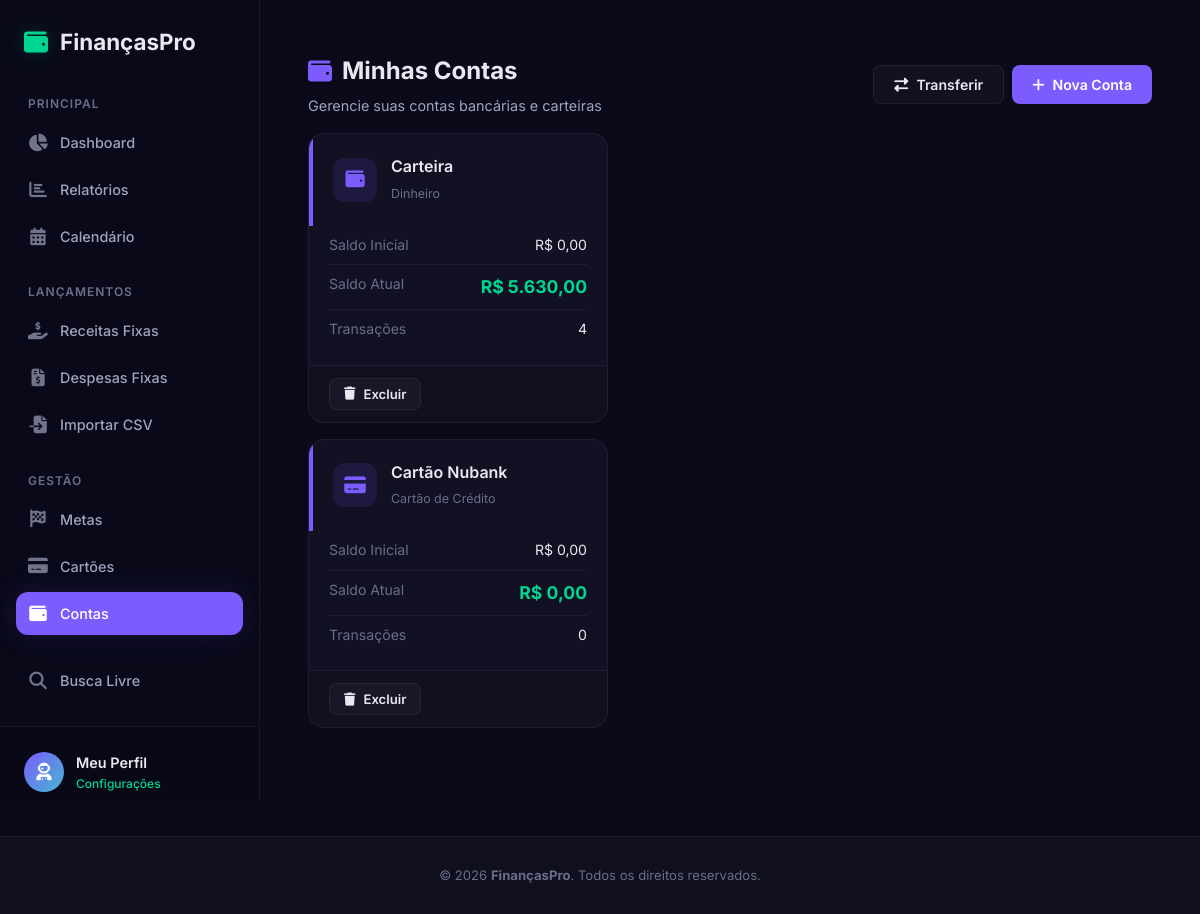
Screenshot of /contas with the database file from the repository.
### app.py (models this page shows, shortened)
class Conta(db.Model):
    id = db.Column(db.Integer, primary_key=True)
    nome = db.Column(db.String(100), nullable=False)
    tipo = db.Column(db.String(30), nullable=False)  # corrente, poupanca, cartao, dinheiro, investimento
    saldo_inicial = db.Column(db.Float, default=0.0)
    cor = db.Column(db.String(7), default='#7c5cfc')
    icone = db.Column(db.String(30), default='fa-wallet')
    ativo = db.Column(db.Boolean, default=True)
    usuario_id = db.Column(db.Integer, db.ForeignKey('usuario.id'), nullable=False)
    transacoes = db.relationship('Transacao', backref='conta', lazy=True)
    transacoes_fixas = db.relationship('TransacaoFixa', backref='conta', lazy=True)
    @property
    def saldo_atual(self):
        receitas = sum(t.valor for t in self.transacoes if t.tipo == 'receita')
        despesas = sum(t.valor for t in self.transacoes if t.tipo == 'despesa')
        return self.saldo_inicial + receitas - despesas
    @property
    def tipo_label(self):
        labels = {
            'corrente': 'Conta Corrente',
            'poupanca': 'Poupança',
            'cartao': 'Cartão de Crédito',
            'dinheiro': 'Dinheiro',
            'investimento': 'Investimento'
        }
        return labels.get(self.tipo, self.tipo)

class Transacao(db.Model):
    id = db.Column(db.Integer, primary_key=True)
    tipo = db.Column(db.String(10), nullable=False)
    valor = db.Column(db.Float, nullable=False)
    descricao = db.Column(db.String(200))
    data = db.Column(db.DateTime, default=datetime.utcnow)
    usuario_id = db.Column(db.Integer, db.ForeignKey('usuario.id'), nullable=False)
    conta_id = db.Column(db.Integer, db.ForeignKey('conta.id'), nullable=True)
    categoria_id = db.Column(db.Integer, db.ForeignKey('categoria.id'), nullable=True)
    comprovante = db.Column(db.String(200), nullable=True)  # filename of receipt
    parcela_grupo_id = db.Column(db.String(36), nullable=True)  # UUID do grupo
    parcela_num = db.Column(db.Integer, nullable=True)  # ex: 3
    parcela_total = db.Column(db.Integer, nullable=True)  # ex: 12
    tags = db.relationship('Tag', secondary=transacao_tags, lazy='subquery',
                           backref=db.backref('transacoes', lazy=True))

### app.py (the view)
@app.route('/contas')
def contas():
    usuario = get_user()
    contas = Conta.query.filter_by(usuario_id=usuario.id).all()
    return render_template('contas.html', contas=contas)

### app.py (called while the page is built, shortened)
def get_user():
    usuario = Usuario.query.first()
    return usuario

@app.before_request
def processar_automaticos():
    if request.path.startswith('/static/'):
        return
    usuario = get_user()
    if not usuario:
        return
    hoje = date.today()
    chave_cache = f"{usuario.id}_{hoje.isoformat()}"
    if chave_cache in cache_processamento:
        return

@app.context_processor
def inject_user():
    return dict(usuario=get_user())

def processar_automaticos(usuario):
    hoje = date.today()
    chave = f"{usuario.id}-{hoje.isoformat()}"
    if chave in _automaticos_cache:
        return

@app.before_request
def auto_processar():
    if request.endpoint and request.endpoint != 'static':
        try:
            usuario = Usuario.query.first()
            if usuario:
                processar_automaticos(usuario)
        except Exception:
            pass

@app.template_filter('brl')
def format_brl(value):
    try:
        return f"R$ {value:,.2f}".replace(',', 'X').replace('.', ',').replace('X', '.')
    except (ValueError, TypeError):
        return "R$ 0,00"

### templates/contas.html (shortened to what this page needs)
{% extends 'base.html' %}
{% block content %}
<section class="page-section">
    <div class="page-header">
        <div>
            <h1><i class="fas fa-wallet"></i> Minhas Contas</h1>
            <p class="page-subtitle">Gerencie suas contas bancárias e carteiras</p>
        </div>
        <div style="display: flex; gap: 8px;">
            <button class="btn btn-glass" onclick="openModal('transferContaModal')">
                <i class="fas fa-exchange-alt"></i> Transferir
            </button>
            <button class="btn btn-primary" onclick="openModal('addContaModal')">
                <i class="fas fa-plus"></i> Nova Conta
            </button>
        </div>
    {% if contas %}
    <div class="cards-grid">
        {% for c in contas %}
        <div class="account-card">
            <div class="account-card-header" style="border-left: 4px solid {{ c.cor }}">
                <div class="account-card-icon" style="background: {{ c.cor }}20; color: {{ c.cor }}">
                    <i class="fas {{ c.icone }}"></i>
                </div>
                <div>
                    <h3>{{ c.nome }}</h3>
                    <span class="account-card-type">{{ c.tipo_label }}</span>
                </div>
            </div>
            <div class="account-card-body">
                <div class="account-card-row">
                    <span>Saldo Inicial</span>
                    <span>{{ c.saldo_inicial|brl }}</span>
                </div>
                <div class="account-card-row">
                    <span>Saldo Atual</span>
                    <span class="{% if c.saldo_atual >= 0 %}text-green{% else %}text-red{% endif %}"
                        style="font-weight: 700; font-size: 1.1rem">
                        {{ c.saldo_atual|brl }}
                    </span>
                </div>
                <div class="account-card-row">
                    <span>Transações</span>
                    <span>{{ c.transacoes|length }}</span>
                </div>
            </div>
            <div class="account-card-actions">
                <form action="{{ url_for('excluir_conta', id=c.id) }}" method="POST"
                    onsubmit="return confirm('Excluir esta conta e desvincular transações?')">
                    <button type="submit" class="btn btn-glass btn-sm">
                        <i class="fas fa-trash"></i> Excluir
                    </button>
                </form>
            </div>
        </div>
        {% endfor %}
    </div>
    {% endif %}
</section>
{% endblock %}

### static/style.css (style rules this page uses)
*, *::before, *::after { margin: 0; padding: 0; box-sizing: border-box; }
:root { --bg-primary: #0a0a1a; --bg-secondary: #0f0f1e; --bg-card: rgba(20, 20, 40, 0.7); --bg-card-hover: rgba(30, 30, 55, 0.8); --bg-input: rgba(15, 15, 35, 0.8); --bg-glass: rgba(255, 255, 255, 0.03); --border-color: rgba(255, 255, 255, 0.06); --border-accent: rgba(124, 92, 252, 0.3); --text-primary: #e8e8f0; --text-secondary: #a0a3bd; --text-muted: #6b6e8a; --accent-purple: #7c5cfc; --accent-purple-glow: rgba(124, 92, 252, 0.2); --accent-green: #00d68f; --accent-green-glow: rgba(0, 214, 143, 0.2); --accent-red: #ff4757; --accent-red-glow: rgba(255, 71, 87, 0.2); --accent-blue: #45b7d1; --accent-yellow: #ffd93d; --radius-sm: 8px; --radius-md: 12px; --radius-lg: 16px; --radius-xl: 24px; --shadow-sm: 0 2px 8px rgba(0, 0, 0, 0.2); --shadow-md: 0 4px 24px rgba(0, 0, 0, 0.3); --shadow-lg: 0 8px 48px rgba(0, 0, 0, 0.4); --shadow-glow-purple: 0 0 30px rgba(124, 92, 252, 0.15); --shadow-glow-green: 0 0 30px rgba(0, 214, 143, 0.15); --transition: 0.3s cubic-bezier(0.4, 0, 0.2, 1); --font: 'Inter', -apple-system, BlinkMacSystemFont, sans-serif; }
html { scroll-behavior: smooth; }
body { font-family: var(--font); background: var(--bg-primary); color: var(--text-primary); line-height: 1.6; min-height: 100vh; -webkit-font-smoothing: antialiased; }
.btn { display: inline-flex; align-items: center; gap: 8px; padding: 10px 20px; border: none; border-radius: var(--radius-sm); font-family: var(--font); font-size: 0.88rem; font-weight: 600; cursor: pointer; transition: var(--transition); white-space: nowrap; }
.btn-primary { background: var(--accent-purple); color: #fff; }
.btn-glass { background: var(--bg-glass); color: var(--text-primary); border: 1px solid var(--border-color); }
.btn-sm { padding: 7px 14px; font-size: 0.82rem; }
.text-green { color: var(--accent-green); }
.page-section { padding: 28px 24px 60px; max-width: 1100px; margin: 0 auto; }
.page-header { display: flex; align-items: center; justify-content: space-between; margin-bottom: 24px; flex-wrap: wrap; gap: 16px; }
.page-header h1 { font-size: 1.5rem; font-weight: 700; display: flex; align-items: center; gap: 10px; }
.page-header h1 i { color: var(--accent-purple); }
.page-subtitle { color: var(--text-secondary); font-size: 0.9rem; margin-top: 4px; }
.cards-grid { display: grid; grid-template-columns: repeat(auto-fill, minmax(300px, 1fr)); gap: 16px; }
.account-card { background: var(--bg-card); border: 1px solid var(--border-color); border-radius: var(--radius-lg); overflow: hidden; transition: var(--transition); }
.account-card-header { display: flex; align-items: center; gap: 14px; padding: 20px; }
.account-card-icon { width: 44px; height: 44px; border-radius: var(--radius-md); display: flex; align-items: center; justify-content: center; font-size: 1.2rem; }
.account-card-header h3 { font-size: 1rem; font-weight: 600; }
.account-card-type { font-size: 0.78rem; color: var(--text-muted); }
.account-card-body { padding: 0 20px 16px; }
.account-card-row { display: flex; justify-content: space-between; padding: 8px 0; border-bottom: 1px solid var(--border-color); font-size: 0.88rem; }
.account-card-row:last-child { border-bottom: none; }
.account-card-row span:first-child { color: var(--text-muted); }
.account-card-actions { padding: 12px 20px; border-top: 1px solid var(--border-color); background: rgba(15, 15, 30, 0.3); }

### rows the page displays
Conta: nome "Carteira", tipo_label "Dinheiro", saldo_inicial|brl "R$ 0,00", saldo_atual|brl "R$ 5.630,00", transacoes|length "4"
Conta: nome "Cartão Nubank", tipo_label "Cartão de Crédito", saldo_inicial|brl "R$ 0,00", saldo_atual|brl "R$ 0,00", transacoes|length "0"
